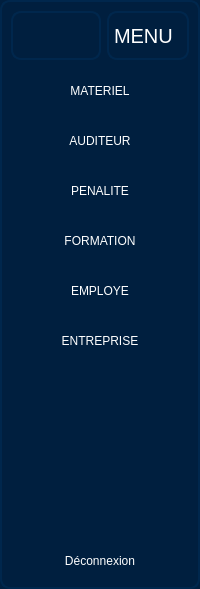
       <widget class="QWidget" name="widget_2" native="true">
        <property name="styleSheet">
         <string notr="true">/* styles.qss */

/* Style pour le widget principal (fenêtre) */
QWidget {
    background-color: #001f3f; /* Bleu foncé */
    color: white;
    border: 2px solid #00274d; /* Bordure légèrement plus foncée */
    border-radius: 10px; /* Coins arrondis */
}</string>
        </property>
        <layout class="QVBoxLayout" name="verticalLayout_4">
         <item>
          <layout class="QHBoxLayout" name="horizontalLayout">
           <item>
            <widget class="QLabel" name="label_2">
             <property name="minimumSize">
              <size>
               <width>90</width>
               <height>49</height>
              </size>
             </property>
             <property name="maximumSize">
              <size>
               <width>90</width>
               <height>49</height>
              </size>
             </property>
             <property name="text">
              <string/>
             </property>
             <property name="pixmap">
              <pixmap>../../OneDrive/Pictures/projet/387499943_313261994748138_6582694327079011443_n.png</pixmap>
             </property>
             <property name="scaledContents">
              <bool>true</bool>
             </property>
            </widget>
           </item>
           <item>
            <widget class="QLabel" name="label_3">
             <property name="font">
              <font>
               <pointsize>15</pointsize>
              </font>
             </property>
             <property name="text">
              <string>MENU</string>
             </property>
            </widget>
           </item>
          </layout>
         </item>
         <item>
          <layout class="QVBoxLayout" name="verticalLayout_2">
           <property name="spacing">
            <number>0</number>
           </property>
           <item>
            <widget class="QPushButton" name="pushButton_8">
             <property name="minimumSize">
              <size>
               <width>0</width>
               <height>50</height>
              </size>
             </property>
             <property name="styleSheet">
              <string notr="true">/* Style pour les QPushButton */
QPushButton {
    background-color: #001f3f; /* Utilise la même couleur que la fenêtre principale */
    color: white;
    border: 2px solid #001f3f; /* Utilise la même couleur pour la bordure */
    border-radius: 5px; /* Coins arrondis pour les boutons */
    padding: 8px;
}

/* Style pour les QPushButton au survol */
QPushButton:hover {
    background-color: #005cbf; /* Couleur plus claire au survol */
}

/* Style pour les QPushButton appuyés */
QPushButton:pressed {
    background-color: #003366; /* Couleur plus foncée lorsque le bouton est appuyé */
}</string>
             </property>
             <property name="text">
              <string>MATERIEL</string>
             </property>
             <property name="icon">
              <iconset>
               <normaloff>../../OneDrive/Pictures/projet/matriels.png</normaloff>../../OneDrive/Pictures/projet/matriels.png</iconset>
             </property>
             <property name="iconSize">
              <size>
               <width>20</width>
               <height>20</height>
              </size>
             </property>
             <property name="checkable">
              <bool>true</bool>
             </property>
             <property name="autoExclusive">
              <bool>true</bool>
             </property>
            </widget>
           </item>
           <item>
            <widget class="QPushButton" name="pushButton_9">
             <property name="minimumSize">
              <size>
               <width>0</width>
               <height>50</height>
              </size>
             </property>
             <property name="styleSheet">
              <string notr="true">/* Style pour les QPushButton */
QPushButton {
    background-color: #001f3f; /* Utilise la même couleur que la fenêtre principale */
    color: white;
    border: 2px solid #001f3f; /* Utilise la même couleur pour la bordure */
    border-radius: 5px; /* Coins arrondis pour les boutons */
    padding: 8px;
}

/* Style pour les QPushButton au survol */
QPushButton:hover {
    background-color: #005cbf; /* Couleur plus claire au survol */
}

/* Style pour les QPushButton appuyés */
QPushButton:pressed {
    background-color: #003366; /* Couleur plus foncée lorsque le bouton est appuyé */
}</string>
             </property>
             <property name="text">
              <string>AUDITEUR</string>
             </property>
             <property name="icon">
              <iconset>
               <normaloff>../../OneDrive/Pictures/projet/auditeur.png</normaloff>../../OneDrive/Pictures/projet/auditeur.png</iconset>
             </property>
             <property name="checkable">
              <bool>true</bool>
             </property>
             <property name="autoExclusive">
              <bool>true</bool>
             </property>
            </widget>
           </item>
           <item>
            <widget class="QPushButton" name="pushButton_10">
             <property name="minimumSize">
              <size>
               <width>0</width>
               <height>50</height>
              </size>
             </property>
             <property name="styleSheet">
              <string notr="true">/* Style pour les QPushButton */
QPushButton {
    background-color: #001f3f; /* Utilise la même couleur que la fenêtre principale */
    color: white;
    border: 2px solid #001f3f; /* Utilise la même couleur pour la bordure */
    border-radius: 5px; /* Coins arrondis pour les boutons */
    padding: 8px;
}

/* Style pour les QPushButton au survol */
QPushButton:hover {
    background-color: #005cbf; /* Couleur plus claire au survol */
}

/* Style pour les QPushButton appuyés */
QPushButton:pressed {
    background-color: #003366; /* Couleur plus foncée lorsque le bouton est appuyé */
}</string>
             </property>
             <property name="text">
              <string>PENALITE</string>
             </property>
             <property name="icon">
              <iconset>
               <normaloff>../../OneDrive/Pictures/projet/penalite.png</normaloff>../../OneDrive/Pictures/projet/penalite.png</iconset>
             </property>
             <property name="iconSize">
              <size>
               <width>25</width>
               <height>25</height>
              </size>
             </property>
             <property name="checkable">
              <bool>true</bool>
             </property>
             <property name="autoExclusive">
              <bool>true</bool>
             </property>
            </widget>
           </item>
           <item>
            <widget class="QPushButton" name="pushButton_12">
             <property name="minimumSize">
              <size>
               <width>0</width>
               <height>50</height>
              </size>
             </property>
             <property name="styleSheet">
              <string notr="true">/* Style pour les QPushButton */
QPushButton {
    background-color: #001f3f; /* Utilise la même couleur que la fenêtre principale */
    color: white;
    border: 2px solid #001f3f; /* Utilise la même couleur pour la bordure */
    border-radius: 5px; /* Coins arrondis pour les boutons */
    padding: 8px;
}

/* Style pour les QPushButton au survol */
QPushButton:hover {
    background-color: #005cbf; /* Couleur plus claire au survol */
}

/* Style pour les QPushButton appuyés */
QPushButton:pressed {
    background-color: #003366; /* Couleur plus foncée lorsque le bouton est appuyé */
}</string>
             </property>
             <property name="text">
              <string>FORMATION</string>
             </property>
             <property name="icon">
              <iconset>
               <normaloff>../../OneDrive/Pictures/projet/formation.png</normaloff>../../OneDrive/Pictures/projet/formation.png</iconset>
             </property>
             <property name="iconSize">
              <size>
               <width>25</width>
               <height>25</height>
              </size>
             </property>
             <property name="checkable">
              <bool>true</bool>
             </property>
             <property name="autoExclusive">
              <bool>true</bool>
             </property>
            </widget>
           </item>
           <item>
            <widget class="QPushButton" name="employ_buttom">
             <property name="minimumSize">
              <size>
               <width>0</width>
               <height>50</height>
              </size>
             </property>
             <property name="styleSheet">
              <string notr="true">/* Style pour les QPushButton */
QPushButton {
    background-color: #001f3f; /* Utilise la même couleur que la fenêtre principale */
    color: white;
    border: 2px solid #001f3f; /* Utilise la même couleur pour la bordure */
    border-radius: 5px; /* Coins arrondis pour les boutons */
    padding: 8px;
}

/* Style pour les QPushButton au survol */
QPushButton:hover {
    background-color: #005cbf; /* Couleur plus claire au survol */
}

/* Style pour les QPushButton appuyés */
QPushButton:pressed {
    background-color: #003366; /* Couleur plus foncée lorsque le bouton est appuyé */
}</string>
             </property>
             <property name="text">
              <string>EMPLOYE</string>
             </property>
             <property name="icon">
              <iconset>
               <normaloff>../../OneDrive/Pictures/projet/employe.png</normaloff>../../OneDrive/Pictures/projet/employe.png</iconset>
             </property>
             <property name="iconSize">
              <size>
               <width>20</width>
               <height>20</height>
              </size>
             </property>
             <property name="checkable">
              <bool>true</bool>
             </property>
             <property name="autoExclusive">
              <bool>true</bool>
             </property>
            </widget>
           </item>
           <item>
            <widget class="QPushButton" name="pushButton_13">
             <property name="minimumSize">
              <size>
               <width>0</width>
               <height>50</height>
              </size>
             </property>
             <property name="autoFillBackground">
              <bool>false</bool>
             </property>
             <property name="styleSheet">
              <string notr="true">/* Style pour les QPushButton */
QPushButton {
    background-color: #001f3f; /* Utilise la même couleur que la fenêtre principale */
    color: white;
    border: 2px solid #001f3f; /* Utilise la même couleur pour la bordure */
    border-radius: 5px; /* Coins arrondis pour les boutons */
    padding: 8px;
}

/* Style pour les QPushButton au survol */
QPushButton:hover {
    background-color: #005cbf; /* Couleur plus claire au survol */
}

/* Style pour les QPushButton appuyés */
QPushButton:pressed {
    background-color: #003366; /* Couleur plus foncée lorsque le bouton est appuyé */
}</string>
             </property>
             <property name="text">
              <string>ENTREPRISE</string>
             </property>
             <property name="icon">
              <iconset>
               <normaloff>../../OneDrive/Pictures/projet/entreprise.png</normaloff>../../OneDrive/Pictures/projet/entreprise.png</iconset>
             </property>
             <property name="checkable">
              <bool>true</bool>
             </property>
             <property name="autoExclusive">
              <bool>true</bool>
             </property>
            </widget>
           </item>
          </layout>
         </item>
         <item>
          <spacer name="verticalSpacer_2">
           <property name="orientation">
            <enum>Qt::Vertical</enum>
           </property>
           <property name="sizeHint" stdset="0">
            <size>
             <width>20</width>
             <height>172</height>
            </size>
           </property>
          </spacer>
         </item>
         <item>
          <widget class="QPushButton" name="pushButton_14">
           <property name="styleSheet">
            <string notr="true">/* Style pour les QPushButton */
QPushButton {
    background-color: #001f3f; /* Utilise la même couleur que la fenêtre principale */
    color: white;
    border: 2px solid #001f3f; /* Utilise la même couleur pour la bordure */
    border-radius: 5px; /* Coins arrondis pour les boutons */
    padding: 8px;
}

/* Style pour les QPushButton au survol */
QPushButton:hover {
    background-color: #005cbf; /* Couleur plus claire au survol */
}

/* Style pour les QPushButton appuyés */
QPushButton:pressed {
    background-color: #003366; /* Couleur plus foncée lorsque le bouton est appuyé */
}</string>
           </property>
           <property name="text">
            <string>Déconnexion</string>
           </property>
           <property name="icon">
            <iconset>
             <normaloff>../../Downloads/login-xxl.png</normaloff>../../Downloads/login-xxl.png</iconset>
           </property>
           <property name="iconSize">
            <size>
             <width>20</width>
             <height>20</height>
            </size>
           </property>
          </widget>
         </item>
        </layout>
       </widget>
